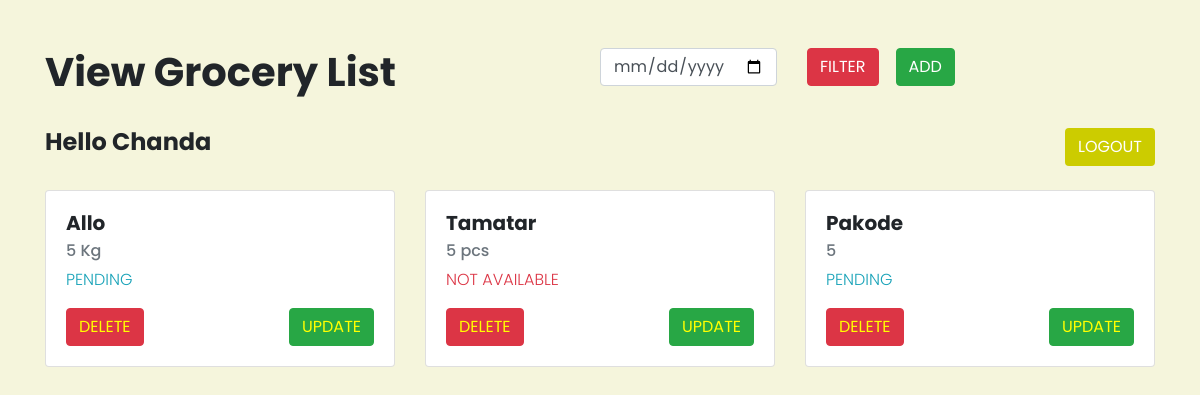
Screenshot of / (signed in) with the database file from the repository.
### accounts/models.py (models this page shows, shortened)
class Item(models.Model):
    STATUS_CHOICES=(("PENDING","Pending"),("NOT AVAILABLE","Not Available"),("BOUGHT","Bought"))
    name = models.CharField(max_length=200)
    quantity = models.CharField(max_length=200)
    status = models.CharField(max_length=20,
                  choices=STATUS_CHOICES,
                  default="PENDING")
    added_date = models.DateField()
    buyer = models.ForeignKey(User, on_delete=models.CASCADE,null=True)

### accounts/views.py (the view)
# urls.py: path('', views.home,name="home"),
@login_required(login_url='login')
def home(request):
	if request.method == "GET" :
		date1 = request.GET.get('date1','')
		if(date1==''):
			item = Item.objects.filter(buyer=request.user)
			data = {'item':item}
			return render(request, 'index.html', data)
		else:
			item = Item.objects.filter(buyer=request.user, added_date=date1)
			data={'item': item}
			return render(request,'index.html',data)

### accounts/templates/index.html (shortened to what this page needs)
{% load static %}
<html>
    <head>
        <link rel="stylesheet" href="https://maxcdn.bootstrapcdn.com/bootstrap/4.4.1/css/bootstrap.min.css">
         <link rel="stylesheet" href="//code.jquery.com/ui/1.12.1/themes/base/jquery-ui.css">
  <link rel="stylesheet" href="/resources/demos/style.css">
        <link rel="stylesheet" type="text/css" href="{% static 'css/style.css' %}">
    </head>
    <body>
        <div class="container mt-5">
            <div class="row">
                <div class="col-lg-6">
                    <h1>View Grocery List</h1>
                </div>
                <div class="col-lg-6 float-right">
                    <div class="row">
                    <form class="row" action="/search" method="get">
                        <div class="col-lg-8">
                            <input id="date1" type="date" name="date" class="form-control">
                        </div>
                        <div class="col-lg-2">
                            <input type="submit" class="btn btn-danger" value="FILTER" onclick="filterdate()">
                        </div>
                    </form>
                        <div class="col-lg-2">
                           <a href="{% url 'add' %}" class="btn btn-success" value="ADD">ADD</a>
                        </div>
                    </div>
                </div>
            </div>
            <br>
            <div class="row">
              <div class="col-lg-10">
                    <h4>Hello {{request.user}}</h4>
                </div>
                <div class="col-lg-2">
                    <a href="{% url 'logout' %}" class="btn " style="float:right; background-color: #CCCC00; color: white" value="LOGOUT">LOGOUT</a>
                </div>
            </div>
            <div class="row mt-4">
                {% for i in item %}
                <div class="col-lg-4">
                    <div class="card mb-4">
                        <div class="card-body">
                          <h5 class="card-title">{{i.name}}</h5>
                          <h6 class="card-subtitle mb-2 text-muted">{{i.quantity}}</h6>
                          {% if 'PENDING' == i.status %}
                          <p class="text-info">{{i.status}}</p>
                          {% elif 'NOT AVAILABLE' == i.status %}
                          <p class="text-danger">{{i.status}}</p>
                          {% else %}
                          <p class="text-success">{{i.status}}</p>
                          {% endif %}
                            <a href="{% url 'delete' i.id %}" class="btn btn-danger" style="float:left; color: yellow;" onclick="delete1" value="DELETE">DELETE</a>
                           <a href="{% url 'update' i.id %}" class="btn btn-success" style="float:right; color: yellow;"  value="UPDATE">UPDATE</a>
                        </div>
                      </div>
                </div>
               {% endfor %}
            </div>
        </div>
    </body>
</html>

### static/css/style.css (style rules this page uses)
body { font-family: 'Poppins', sans-serif; font-weight: 300; background-color: beige; }
h1, h2, h3, h4, h5 { font-family: 'Poppins', sans-serif; font-weight: 700; }
.card { margin-bottom: 10px; }

### rows the page displays
Item: name "Allo", quantity "5 Kg", status "PENDING"
Item: name "Tamatar", quantity "5 pcs", status "NOT AVAILABLE"
Item: name "Pakode", quantity "5", status "PENDING"

### other values shown
{{ request.user }} "Chanda"
